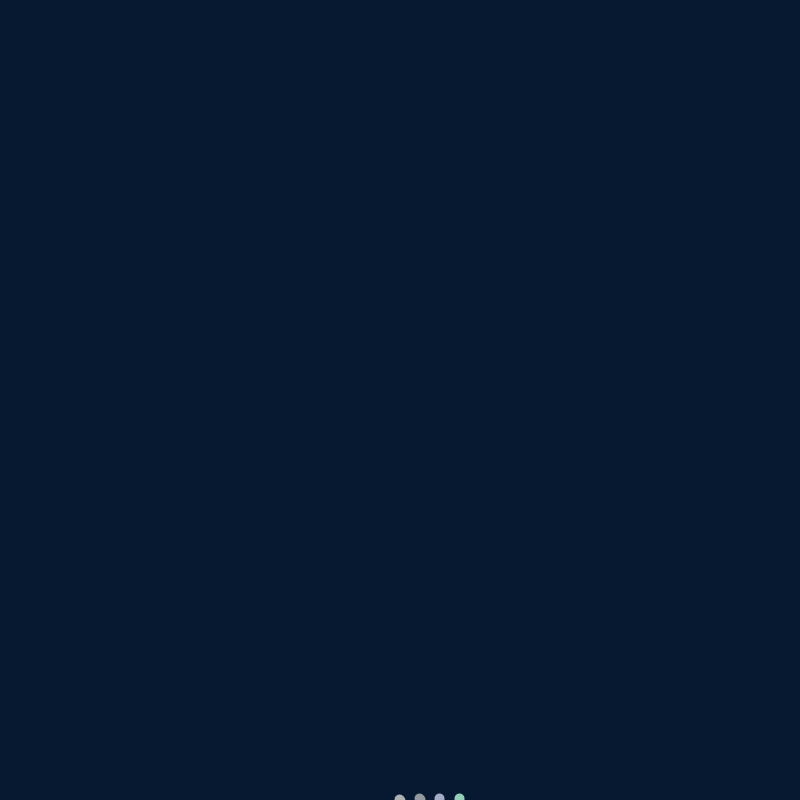
Frame 1 (no input)
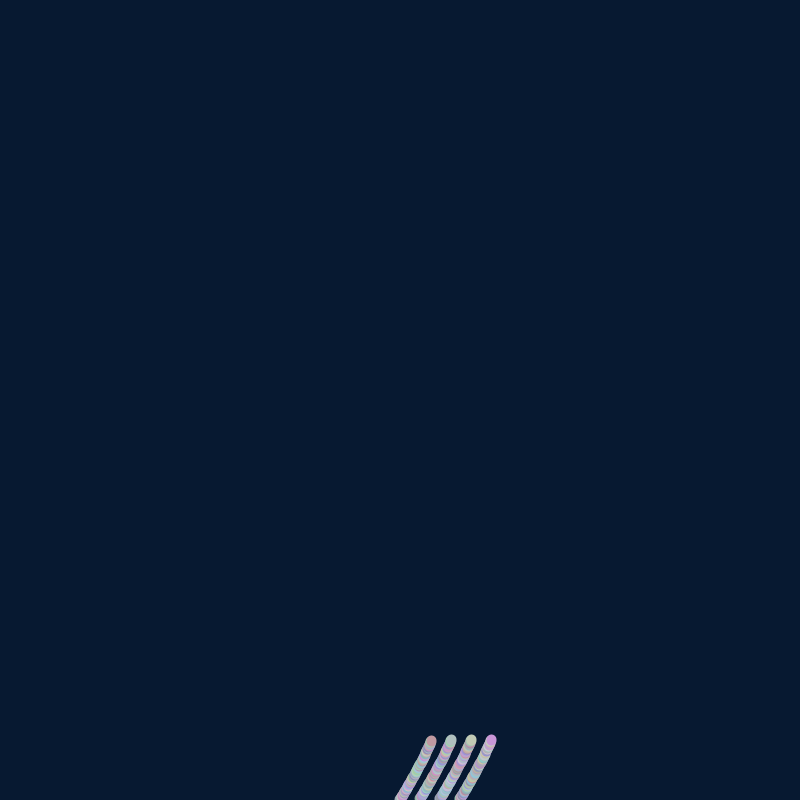
Frame 60 (the mouse pressed at the canvas centre just before this capture)
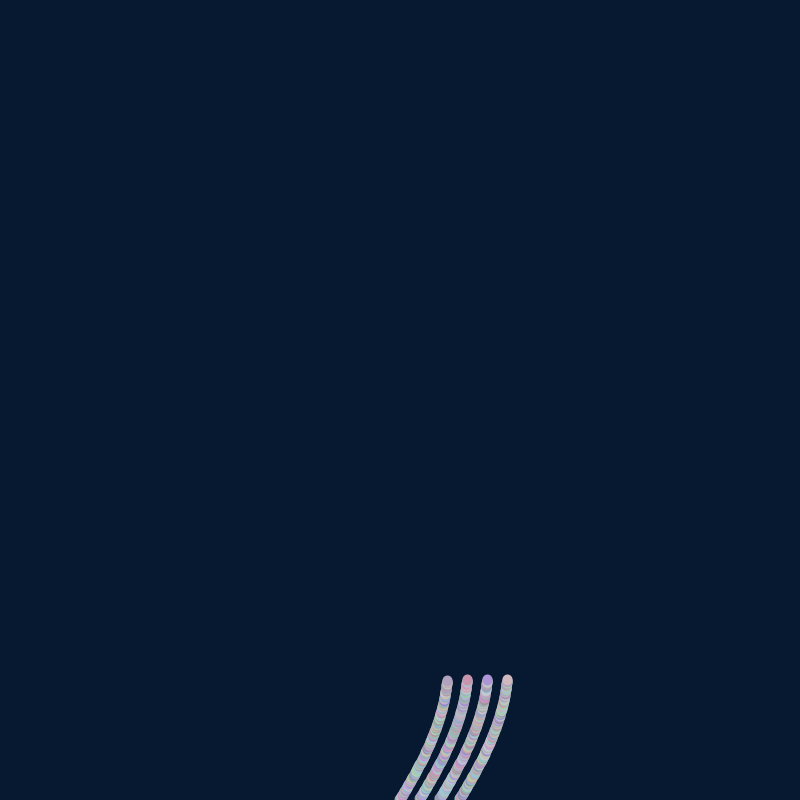
Frame 120 (the mouse held since frame 60 and released just before this capture)

The Processing sketch that drew these frames (run headless with seeded random() and noise(); from frame 60 on, the mouse is pressed at the canvas centre):

// Processing sketch: sine_curve
// ── sine_curve.pde
float x = 0;
float y = 0;
float GROWTH = 1;
int LIMIT = 100000;
Timeline timeline;
Timeline timeline2;
ArrayList<Timeline> timelines = new ArrayList<Timeline>();

void setup() {
  size(800, 800);
  smooth();
  background(7, 25, 49);
  stroke(211, 216, 223);
  timelines.add(new Timeline(width / 2, height));
}

void reset() {
  background(7, 25, 49);
  timelines = new ArrayList<Timeline>();
  timelines.add(new Timeline(width / 2, height));
}

void draw() {
  if (timelines.size() < 100000) {
    for (int i = 0; i < timelines.size(); i++) {
      Timeline t = timelines.get(i);
      int random = int(random(0, 500));
      if (random == 82) {
        timelines.add(new Timeline(t.x, t.y));
      }
      t.update();
    }
  }
}

//void setup() {
//  size(800, 800);
//  smooth();
//  background(7, 25, 49);
//  stroke(211, 216, 223);
//  timeline = new Timeline(width / 2, height);
//  timeline2 = new Timeline(width / 2, height, timeline.period, timeline.amplitude);
//}

//void reset() {
//  background(7, 25, 49);
//  timeline = new Timeline(width /m 2, height);
//  timeline2 = new Timeline(width / 2, height, timeline.period, timeline.amplitude);
//}

//void draw() {
//  timeline.update();
//  if (timeline.y < height / 2) {
//    timeline2.update();
//  }
//}

class Timeline {
  float x;
  float y;
  float thickness;
  float period;
  float amplitude;
  float angle;
  color lineColor;

  Timeline(float x, float y) {
    this.x = x;
    this.y = y;
    this.thickness = 10;
    this.angle = -HALF_PI;
    //this.thickness = map(dist(0, this.y, 0, 0), 0, height, 0, 5);
    this.period = 100 + random(-20, 20);
    this.amplitude = random(0.25, 1.75);
    this.lineColor = color(random(140, 210), random(140, 210), random(160, 220));
  }
  
  Timeline(float x, float y, float angle) {
    this.x = x;
    this.y = y;
    this.thickness = 10;
    this.angle = angle;
    //this.thickness = map(dist(0, this.y, 0, 0), 0, height, 0, 5);
    this.period = 100 + random(-40, 40);
    this.amplitude = random(0.25, 1.75);
    this.lineColor = color(random(140, 210), random(140, 210), random(160, 220));
  }
  
  Timeline(float x, float y, float period, float amplitude) {
    this.x = x;
    this.y = y;
    this.thickness = 10;
    //this.thickness = map(dist(0, this.y, 0, 0), 0, height, 0, 5);
    this.period = period;
    this.amplitude = amplitude;
  }

  void update() {
    //this.thickness = map(dist(0, this.y, 0, 0), 0, height, 0, 5);
    if (this.isAlive()) {
      stroke(lineColor);
      strokeWeight(this.thickness);
      pushMatrix();
      translate(this.x, this.y);
      rotate(this.angle);
      stroke(color(random(140, 210), random(140, 210), random(160, 220)));
      line(0, 0, GROWTH, 0);
      stroke(color(random(140, 210), random(140, 210), random(160, 220)));
      line(0, 20, GROWTH, 20);
      stroke(color(random(140, 210), random(140, 210), random(160, 220)));
      line(0, 40, GROWTH, 40);
      stroke(color(random(140, 210), random(140, 210), random(160, 220)));
      line(0, 60, GROWTH, 60);
      x += amplitude * sin(y / period);
      y -= GROWTH;
      //float newx = x + amplitude * sin(y / period);
      //float newy = y - GROWTH;
      //x = newx * cos(this.angle) - newy * sin(this.angle);
      //y = newx * sin(this.angle) + newy * cos(this.angle);
      popMatrix();
    }
  }

  boolean isAlive() {
    return this.y > 0;
  }
}

void mouseClicked() {
  reset();
}
